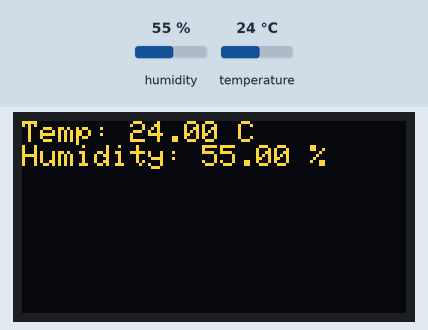
A sketch run on a simulated Arduino Uno, built with avr-gcc and run on an emulated ATmega328P. Parts: 128×64 one-colour display. The inputs (shaded band) are chosen by the test bench; at power-on: humidity 55 %, temperature 24 °C. The OLED is the two-colour kind (top 16 rows yellow); what the sketch prints to the serial monitor is not drawn.

Above: at 2.9 s.
3.0 s: humidity set to 22 %
At 5.4 s:
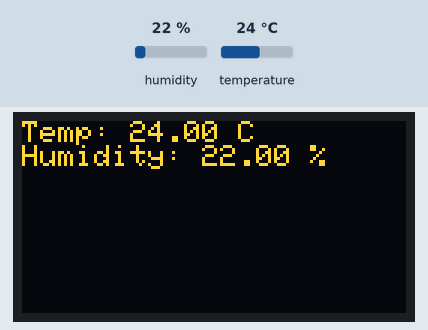
5.8 s: temperature set to 12 °C
At 6.7 s:
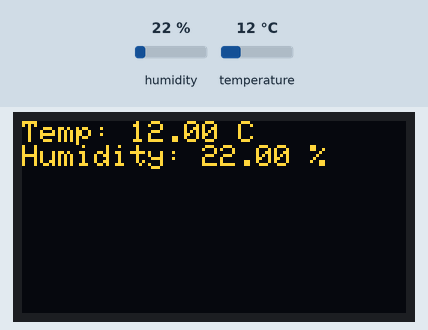
8.6 s: humidity set to 40 %
At 11.3 s:
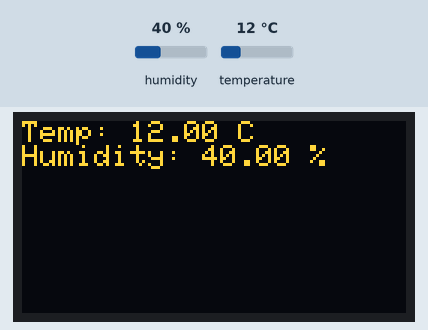
11.8 s: temperature set to 19 °C
Timing chart, 0 to 14.8 s (numbered marks = the images above; inputs shaded):
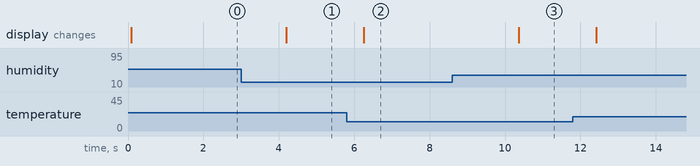

Measured:
- after the input at 3.0 s, the display: changes after 1.2 s (image 1)
- after the input at 5.8 s, the display: changes after 0.45 s (image 2)
- after the input at 8.6 s, the display: changes after 1.8 s (image 3)

The sketch:

climatemointor.ino
```cpp
#include <Adafruit_Sensor.h>
#include <DHT.h>
#include <Wire.h>
#include <Adafruit_GFX.h>
#include <Adafruit_SSD1306.h>

// Pin definitions
#define DHTPIN 4
#define DHTTYPE DHT11

DHT dht(DHTPIN, DHTTYPE);

// OLED setup
#define SCREEN_WIDTH 128
#define SCREEN_HEIGHT 64
Adafruit_SSD1306 display(SCREEN_WIDTH, SCREEN_HEIGHT, &Wire, -1);

void setup() {
  Serial.begin(115200);
  dht.begin();

  // OLED init
  if (!display.begin(SSD1306_SWITCHCAPVCC, 0x3C)) {
    Serial.println(F("SSD1306 allocation failed"));
    while (true);
  }
  display.clearDisplay();
  display.setTextSize(1);
  display.setTextColor(SSD1306_WHITE);
}

void loop() {
  float temp = dht.readTemperature();
  float hum = dht.readHumidity();

  // Check if reading failed
  if (isnan(temp) || isnan(hum)) {
    Serial.println(F("Failed to read from DHT sensor!"));
    return;
  }

  // Print to Serial
  Serial.print("Temp: ");
  Serial.print(temp);
  Serial.print(" °C, Humidity: ");
  Serial.print(hum);
  Serial.println(" %");

  // Display on OLED
  display.clearDisplay();
  display.setCursor(0, 0);
  display.print("Temp: ");
  display.print(temp);
  display.println(" C");

  display.print("Humidity: ");
  display.print(hum);
  display.println(" %");

  display.display();
  delay(2000);
}
```
